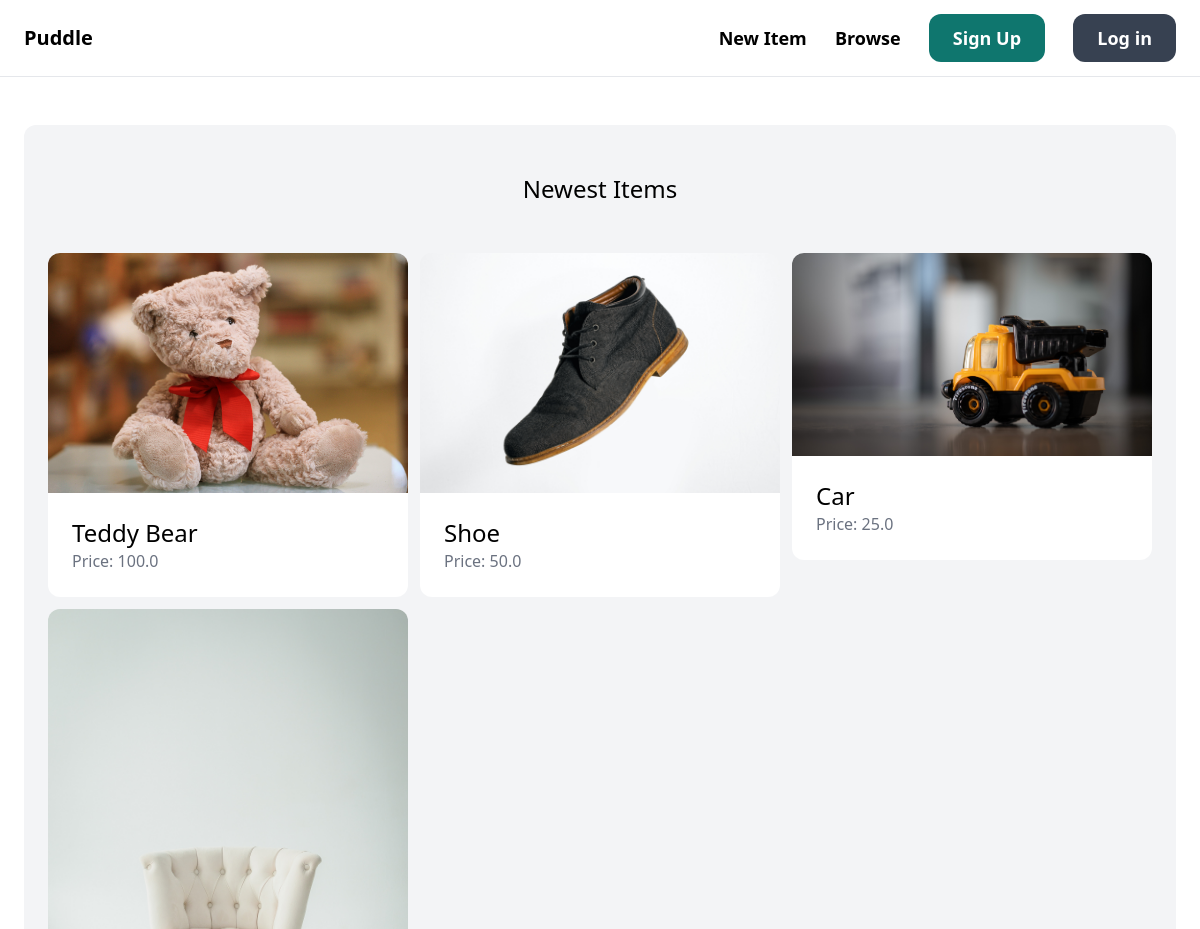
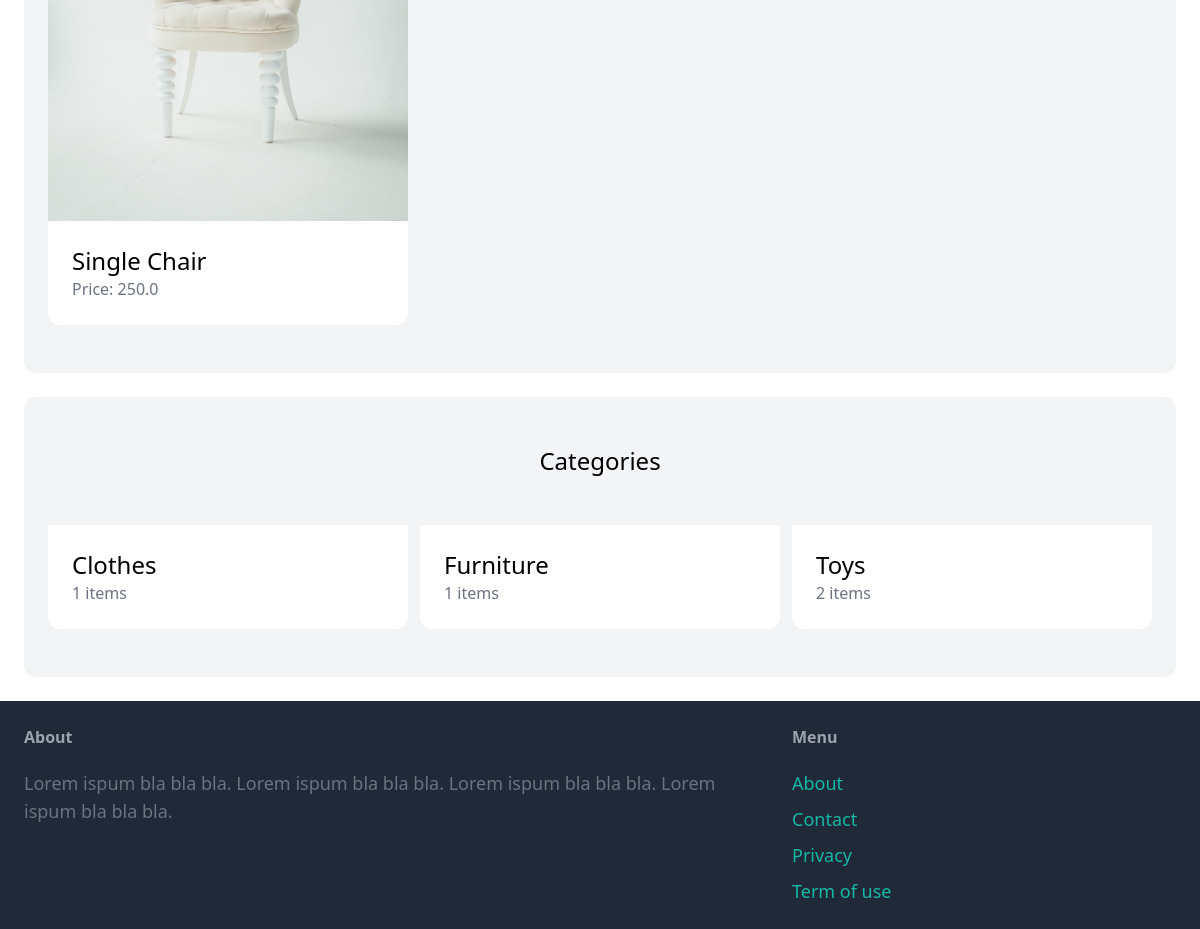
The page / on the database its author committed (2 pictures, top to bottom).
### item/models.py (models this page shows, shortened)
class Item(models.Model):
    category = models.ForeignKey(
        Category, related_name='items', on_delete=models.CASCADE)
    name = models.CharField(max_length=255)
    description = models.TextField(blank=True, null=True)
    price = models.FloatField()
    image = models.ImageField(upload_to='item_images', blank=True, null=True)
    is_sold = models.BooleanField(default=False)
    created_by = models.ForeignKey(
        User, related_name='items', on_delete=models.CASCADE)
    created_at = models.DateTimeField(auto_now_add=True)

class Category(models.Model):
    name = models.CharField(max_length=255)
    class Meta:
        ordering = ('name',)
        verbose_name_plural = 'Categories'

### core/views.py (the view)
# urls.py: path('', views.index, name='index'),
def index(request):
    items = Item.objects.filter(is_sold=False)[0:6]
    categories = Category.objects.all()
    return render(request, 'core/index.html', {'categories': categories,
                                               'items': items,
                                               })

### core/templates/core/index.html (shortened to what this page needs)
{% extends 'core/base.html' %}
{% block content %}
    <div class="mt-6 px-6 py-12 bg-gray-100 rounded-xl">
        <h2 class="mb-12 text-2xl text-center">Newest Items</h2>
        <div class="grid grid-cols-3 gap-3">
            {% for item in items %}
                <div>
                    <a href="{% url 'item:detail' item.id %}">
                        <div>
                            <img src="{{ item.image.url }}" class="rounded-t-xl"/>
                        </div>
                        <div class="p-6 bg-white rounded-b-xl">
                            <h2 class="text-2xl">{{ item.name  }}</h2>
                            <p class="text-gray-500">Price: {{ item.price }}</p>
                        </div>
                    </a>
                </div>
            {% endfor %}
        </div>
    </div>
    <div class="mt-6 px-6 py-12 bg-gray-100 rounded-xl">
        <h2 class="mb-12 text-2xl text-center">Categories</h2>
        <div class="grid grid-cols-3 gap-3">
            {% for category in categories %}
            <div>
                <a href="#">
                    <div class="p-6 bg-white rounded-b-xl">
                        <h2 class="text-2xl">{{ category.name  }}</h2>
                        <p class="text-gray-500"> {{ category.items.count }} items </p>
                    </div>
                </a>
            </div>
            {% endfor %}
        </div>
    </div>
{% endblock  %}

### core/templates/core/base.html (shortened to what this page needs)
<!doctype html>
<html>
    <head>
        <script src="https://cdn.tailwindcss.com"></script>
    </head>
    <body>
        <nav class="py-6 px-6 flex justify-between items-center border-b border-gray-200">
            <a href="/" class="text-xl font-semibold">Puddle</a>
            <div class="space-x-6">
                <a href="{% url 'item:new' %}" class="text-lg font-semibold hover:text-gray-500">New Item</a>
                <a href="{% url 'item:items' %}" class="text-lg font-semibold hover:text-gray-500">Browse</a>
                {% if request.user.is_authenticated %}
                    <a href="{% url 'conversation:inbox' %}" class="px-6 py-3 text-lg font-semibold bg-teal-500 text-white rounded-xl hover: bg-teal-700">Inbox</a>
                    <a href="{% url 'dashboard:index' %}" class="px-6 py-3 text-lg font-semibold bg-gray-500 text-white rounded-xl hover: bg-gray-700">Dashboard</a>
                {% else %}
                    <a href="{% url 'core:signup' %}" class="px-6 py-3 text-lg font-semibold bg-teal-500 text-white rounded-xl hover: bg-teal-700">Sign Up</a>
                    <a href="{% url 'core:login' %}" class="px-6 py-3 text-lg font-semibold bg-gray-500 text-white rounded-xl hover: bg-gray-700">Log in</a>
                {% endif %}
            </div>
        </nav>
        <div class="px-6 py-6">
            {% block content %}
            {% endblock  %}
        </div>
        <footer class="py-6 px-6 flex justify-between bg-gray-800">
            <div class="w-2/3 pr-10">
                <h3 class="mb-5 font-semibold text-gray-400">About</h3>
                <p class="text-lg text-gray-500">Lorem ispum bla bla bla. Lorem ispum bla bla bla. Lorem ispum bla bla bla. Lorem ispum bla bla bla.
            </div>
            <div class="w-1/3">
                <h3 class="mb-5 font-semibold text-gray-400">Menu</h3>
                <ul class="space-y-2">
                    <li><a href="#" class="text-lg text-teal-500 hover:text-teal-700">About</a></l1>
                    <li><a href="{%  url 'core:contact' %}" class="text-lg text-teal-500 hover:text-teal-700">Contact</a></l1>
                    <li><a href="#" class="text-lg text-teal-500 hover:text-teal-700">Privacy</a></l1>
                    <li><a href="#" class="text-lg text-teal-500 hover:text-teal-700">Term of use</a></l1>
                </ul>
            </div>
        </footer>
    </body>
</html>

### rows shown on the page
Item: image (picture), name "Teddy Bear", price "100.0"
Item: image (picture), name "Shoe", price "50.0"
Item: image (picture), name "Car", price "25.0"
Item: image (picture), name "Single Chair", price "250.0"
Category: name "Clothes", items.count "1"
Category: name "Furniture", items.count "1"
Category: name "Toys", items.count "2"
